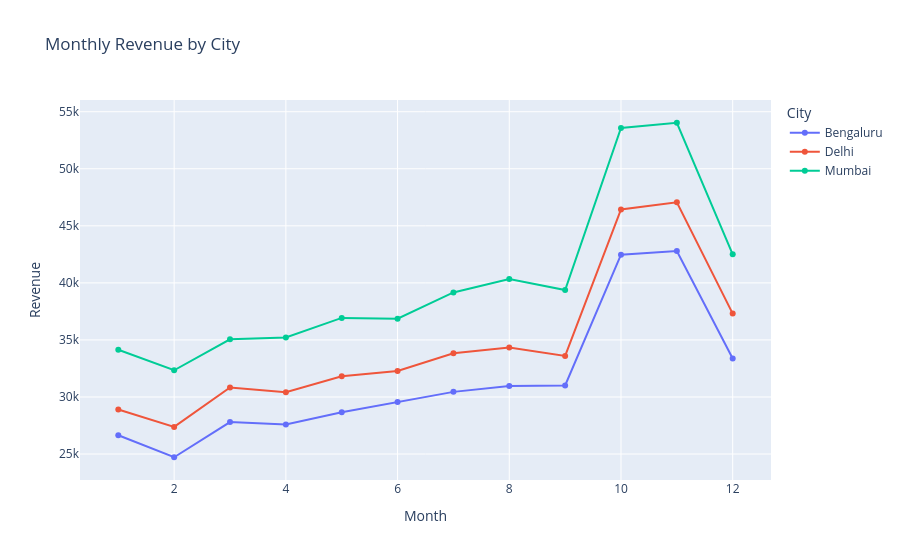
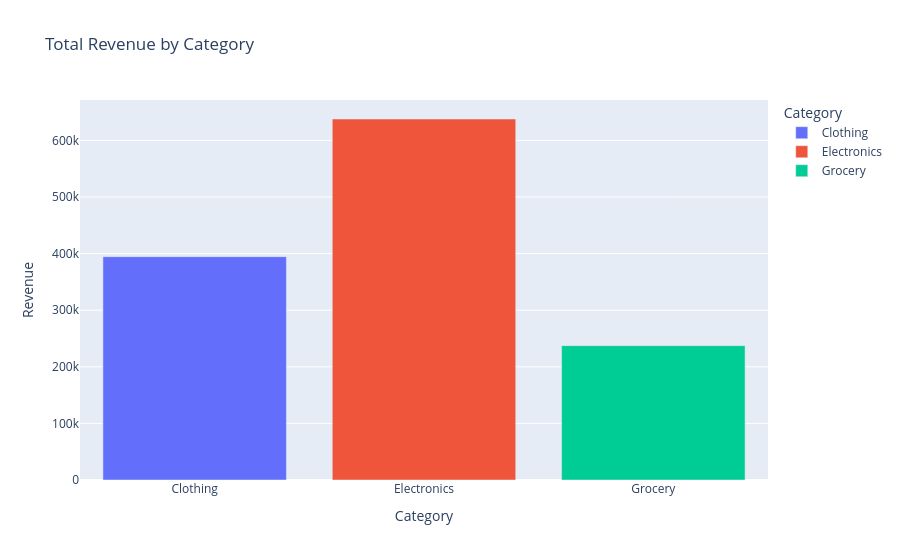
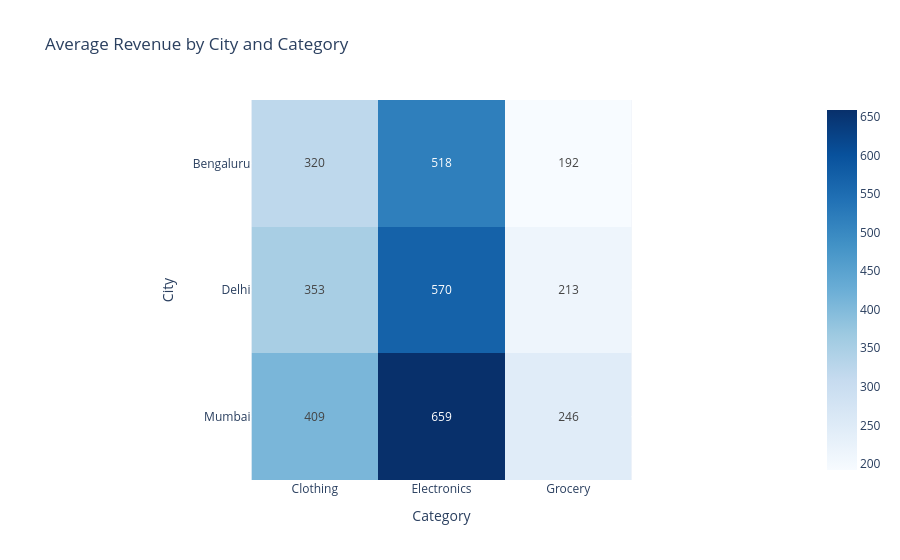
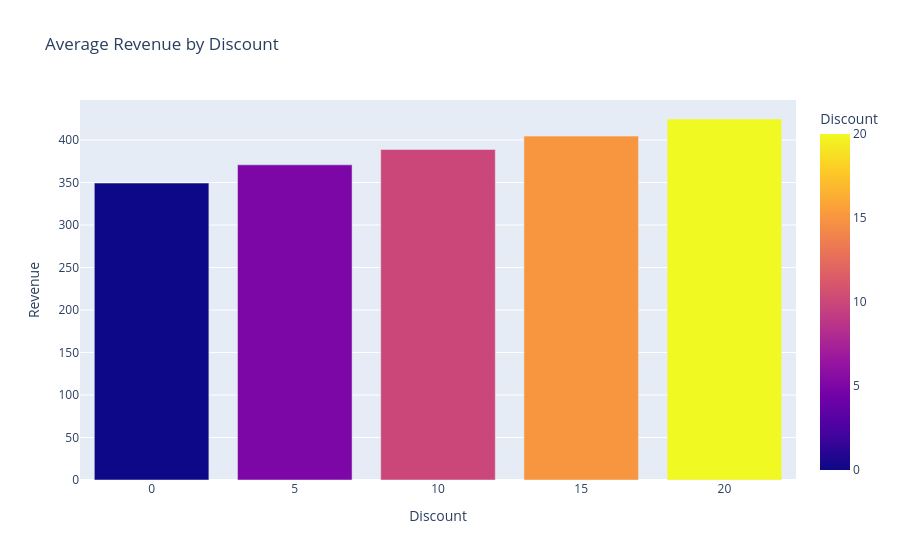

Source (notebook cell) for these figures, in order:
### Markdown cell above
# Task 7: Four interactive charts
- >Create these four charts with Plotly Express, store each in a variable, and display it with .show(). Hover, zoom and click the legend to explore each one.
- >fig_a: a line chart of monthly revenue for each city.
monthly = clean.groupby(["Month", "City"], as_index=False)["Revenue"].sum()
fig_a = px.line(monthly, x="Month", y="Revenue", color="City", markers=True)

# table needed for fig_c
pv_clean = clean.pivot_table(index="City", columns="Category", values="Revenue", aggfunc="mean")
- >fig_b: a bar chart of total revenue for each category.
- >fig_c: a heatmap of average revenue by city and category, using px.imshow(pv_clean, text_auto=".0f", color_continuous_scale="Blues"), where pv_clean is the pivot table created in the code above from clean.
- >fig_d: a bar chart of average revenue for each discount level.

### Code cell
# fig_a : Monthly Revenue for each City
monthly = clean.groupby(["Month", "City"], as_index=False)["Revenue"].sum()

fig_a = px.line(
    monthly,
    x="Month",
    y="Revenue",
    color="City",
    markers=True,
    title="Monthly Revenue by City"
)

fig_a.show()


# fig_b : Total Revenue by Category
cat_rev = clean.groupby("Category", as_index=False)["Revenue"].sum()

fig_b = px.bar(
    cat_rev,
    x="Category",
    y="Revenue",
    color="Category",
    title="Total Revenue by Category"
)

fig_b.show()


# Table for fig_c
pv_clean = clean.pivot_table(
    index="City",
    columns="Category",
    values="Revenue",
    aggfunc="mean"
)


# fig_c : Heatmap
fig_c = px.imshow(
    pv_clean,
    text_auto=".0f",
    color_continuous_scale="Blues",
    title="Average Revenue by City and Category"
)

fig_c.show()


# fig_d : Average Revenue by Discount
discount_rev = clean.groupby("Discount", as_index=False)["Revenue"].mean()

fig_d = px.bar(
    discount_rev,
    x="Discount",
    y="Revenue",
    color="Discount",
    title="Average Revenue by Discount"
)

fig_d.show()

### Figure 1 — Plotly figure (JSON) as saved in the notebook; plotly's stock layout.template omitted (floating-point values rounded to 4 significant figures)
{"data": [{"hovertemplate": "City=Bengaluru<br>Month=%{x}<br>Revenue=%{y}<extra></extra>", "legendgroup": "Bengaluru", "line": {"color": "#636efa", "dash": "solid"}, "marker": {"symbol": "circle"}, "mode": "lines+markers", "name": "Bengaluru", "orientation": "v", "showlegend": true, "type": "scatter", "x": [1, 2, 3, 4, 5, 6, 7, 8, 9, 10, 11, 12], "xaxis": "x", "y": [26650.0, 24720.0, 27800.0, 27590.0, 28670.0, 29550.0, 30450.0, 30950.0, 31010.0, 42470.0, 42780.0, 33370.0], "yaxis": "y"}, {"hovertemplate": "City=Delhi<br>Month=%{x}<br>Revenue=%{y}<extra></extra>", "legendgroup": "Delhi", "line": {"color": "#EF553B", "dash": "solid"}, "marker": {"symbol": "circle"}, "mode": "lines+markers", "name": "Delhi", "orientation": "v", "showlegend": true, "type": "scatter", "x": [1, 2, 3, 4, 5, 6, 7, 8, 9, 10, 11, 12], "xaxis": "x", "y": [28900.0, 27380.0, 30830.0, 30420.0, 31810.0, 32280.0, 33830.0, 34330.0, 33600.0, 46440.0, 47070.0, 37310.0], "yaxis": "y"}, {"hovertemplate": "City=Mumbai<br>Month=%{x}<br>Revenue=%{y}<extra></extra>", "legendgroup": "Mumbai", "line": {"color": "#00cc96", "dash": "solid"}, "marker": {"symbol": "circle"}, "mode": "lines+markers", "name": "Mumbai", "orientation": "v", "showlegend": true, "type": "scatter", "x": [1, 2, 3, 4, 5, 6, 7, 8, 9, 10, 11, 12], "xaxis": "x", "y": [34140.0, 32340.0, 35050.0, 35220.0, 36930.0, 36850.0, 39160.0, 40330.0, 39380.0, 53570.0, 54030.0, 42510.0], "yaxis": "y"}], "layout": {"legend": {"title": {"text": "City"}, "tracegroupgap": 0}, "title": {"text": "Monthly Revenue by City"}, "xaxis": {"anchor": "y", "domain": [0, 1], "title": {"text": "Month"}}, "yaxis": {"anchor": "x", "domain": [0, 1], "title": {"text": "Revenue"}}}}

### Figure 2 — Plotly figure (JSON) as saved in the notebook; plotly's stock layout.template omitted (floating-point values rounded to 4 significant figures)
{"data": [{"hovertemplate": "Category=%{x}<br>Revenue=%{y}<extra></extra>", "legendgroup": "Clothing", "marker": {"color": "#636efa", "pattern": {"shape": ""}}, "name": "Clothing", "orientation": "v", "showlegend": true, "textposition": "auto", "type": "bar", "x": ["Clothing"], "xaxis": "x", "y": [394600.0], "yaxis": "y"}, {"hovertemplate": "Category=%{x}<br>Revenue=%{y}<extra></extra>", "legendgroup": "Electronics", "marker": {"color": "#EF553B", "pattern": {"shape": ""}}, "name": "Electronics", "orientation": "v", "showlegend": true, "textposition": "auto", "type": "bar", "x": ["Electronics"], "xaxis": "x", "y": [637800.0], "yaxis": "y"}, {"hovertemplate": "Category=%{x}<br>Revenue=%{y}<extra></extra>", "legendgroup": "Grocery", "marker": {"color": "#00cc96", "pattern": {"shape": ""}}, "name": "Grocery", "orientation": "v", "showlegend": true, "textposition": "auto", "type": "bar", "x": ["Grocery"], "xaxis": "x", "y": [237400.0], "yaxis": "y"}], "layout": {"barmode": "relative", "legend": {"title": {"text": "Category"}, "tracegroupgap": 0}, "title": {"text": "Total Revenue by Category"}, "xaxis": {"anchor": "y", "categoryarray": ["Clothing", "Electronics", "Grocery"], "categoryorder": "array", "domain": [0, 1], "title": {"text": "Category"}}, "yaxis": {"anchor": "x", "domain": [0, 1], "title": {"text": "Revenue"}}}}

### Figure 3 — Plotly figure (JSON) as saved in the notebook; plotly's stock layout.template omitted (floating-point values rounded to 4 significant figures)
{"data": [{"coloraxis": "coloraxis", "hovertemplate": "Category: %{x}<br>City: %{y}<br>color: %{z}<extra></extra>", "name": "0", "texttemplate": "%{z:.0f}", "type": "heatmap", "x": ["Clothing", "Electronics", "Grocery"], "xaxis": "x", "y": ["Bengaluru", "Delhi", "Mumbai"], "yaxis": "y", "z": [[320.2, 518.3, 192.1], [353.2, 570.0, 213.1], [408.5, 659.0, 246.2]]}], "layout": {"coloraxis": {"autocolorscale": false, "colorscale": [[0, "rgb(247,251,255)"], [0.125, "rgb(222,235,247)"], [0.25, "rgb(198,219,239)"], [0.375, "rgb(158,202,225)"], [0.5, "rgb(107,174,214)"], [0.625, "rgb(66,146,198)"], [0.75, "rgb(33,113,181)"], [0.875, "rgb(8,81,156)"], [1, "rgb(8,48,107)"]]}, "title": {"text": "Average Revenue by City and Category"}, "xaxis": {"anchor": "y", "constrain": "domain", "domain": [0, 1], "scaleanchor": "y", "title": {"text": "Category"}}, "yaxis": {"anchor": "x", "autorange": "reversed", "constrain": "domain", "domain": [0, 1], "title": {"text": "City"}}}}

### Figure 4 — Plotly figure (JSON) as saved in the notebook; plotly's stock layout.template omitted (floating-point values rounded to 4 significant figures)
{"data": [{"hovertemplate": "Discount=%{marker.color}<br>Revenue=%{y}<extra></extra>", "legendgroup": "", "marker": {"color": [0, 5, 10, 15, 20], "coloraxis": "coloraxis", "pattern": {"shape": ""}}, "name": "", "orientation": "v", "showlegend": false, "textposition": "auto", "type": "bar", "x": [0, 5, 10, 15, 20], "xaxis": "x", "y": [349.3, 370.8, 388.9, 404.6, 424.7], "yaxis": "y"}], "layout": {"barmode": "relative", "coloraxis": {"colorbar": {"title": {"text": "Discount"}}, "colorscale": [[0, "#0d0887"], [0.1111, "#46039f"], [0.2222, "#7201a8"], [0.3333, "#9c179e"], [0.4444, "#bd3786"], [0.5556, "#d8576b"], [0.6667, "#ed7953"], [0.7778, "#fb9f3a"], [0.8889, "#fdca26"], [1, "#f0f921"]]}, "legend": {"tracegroupgap": 0}, "title": {"text": "Average Revenue by Discount"}, "xaxis": {"anchor": "y", "domain": [0, 1], "title": {"text": "Discount"}}, "yaxis": {"anchor": "x", "domain": [0, 1], "title": {"text": "Revenue"}}}}
